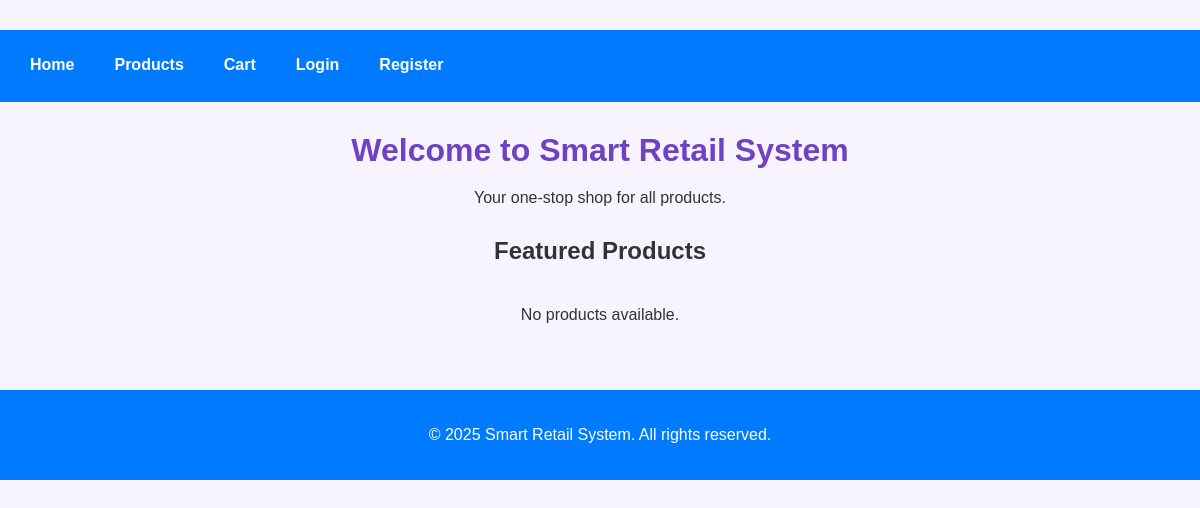
/srs-web/public/index.php, run on an earlier commit of the app's database.
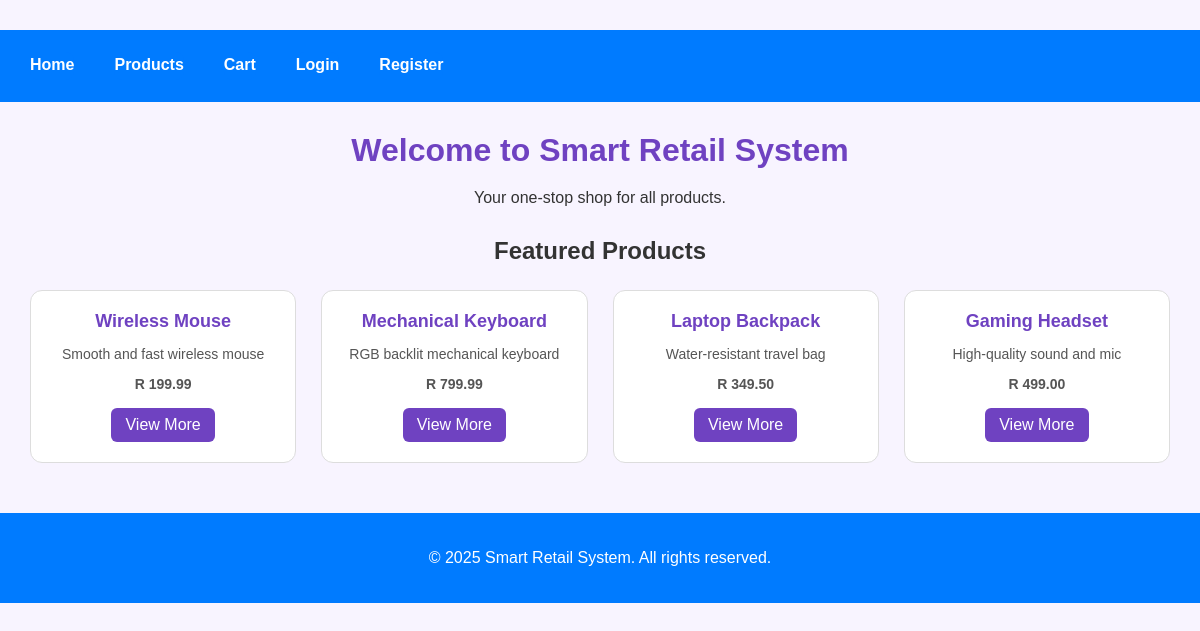
And on a later commit of the database.
### tables this page shows
CREATE TABLE products (
    product_id INT AUTO_INCREMENT PRIMARY KEY,
    name VARCHAR(100) NOT NULL,
    description TEXT,
    price DECIMAL(10,2) NOT NULL,
    stock_quantity INT DEFAULT 0,
    image_url VARCHAR(255),
    created_at TIMESTAMP DEFAULT CURRENT_TIMESTAMP
);

### srs-web/public/index.php (the view, shortened to what this page needs)
<?php
include __DIR__ . "/../includes/db.php";
?>
<!DOCTYPE html>
<html lang="en">
<head>
    <link rel="stylesheet" href="../assets/css/styles.css">
</head>
<body>
    <?php include __DIR__ . "/../includes/header.php"; ?>
    <div class="container">
        <h1>Welcome to Smart Retail System</h1>
        <p>Your one-stop shop for all products.</p>
        <h2>Featured Products</h2>
        <div class="products">
            <?php
            $sql = "SELECT * FROM products LIMIT 4";
            $result = $conn->query($sql);
            if ($result && $result->num_rows > 0) {
                while ($row = $result->fetch_assoc()) {
                    echo "<div class='product'>";
                    echo "<h3>" . htmlspecialchars($row['name']) . "</h3>";
                    echo "<p>" . htmlspecialchars($row['description']) . "</p>";
                    echo "<p><strong>R " . number_format($row['price'], 2) . "</strong></p>";
                    echo "<a href='products.php'>View More</a>";
                    echo "</div>";
                }
            } else {
                echo "<p>No products available.</p>";
            }
            ?>
        </div>
    </div>
    <?php include __DIR__ . "/../includes/footer.php"; ?>
</body>
</html>

### srs-web/includes/header.php (shortened to what this page needs)
<!DOCTYPE html>
<html lang="en">
<head>
    <link rel="stylesheet" href="../assets/css/styles.css">
</head>
<body>
<nav class="navbar">
    <a href="<?php echo BASE_URL; ?>index.php">Home</a>
    <a href="<?php echo BASE_URL; ?>products.php">Products</a>
    <a href="<?php echo BASE_URL; ?>cart.php" class="cart-link">
        Cart
    </a>
    <a href="<?php echo BASE_URL; ?>admin/login.php">Login</a>
    <a href="<?php echo BASE_URL; ?>register.php">Register</a>
</nav>
</body>
</html>

### srs-web/includes/footer.php
<?php
$year = date("Y");
?>
<footer style="background:#007bff; color:white; padding:20px; text-align:center; margin-top:50px;">
    <p>&copy; <?php echo $year; ?> Smart Retail System. All rights reserved.</p>
</footer>

### srs-web/assets/css/styles.css (style rules this page uses)
body { font-family: Arial, sans-serif; background: #f8f4ff; margin: 0; padding: 0; color: #333; }
.container { width: 85%; margin: 40px auto; text-align: center; }
h1 { color: #6f42c1; text-align: center; margin-bottom: 15px; }
h2 { color: #5a379f; margin-top: 30px; }
h3 { margin: 10px 0; font-size: 18px; color: #444; }
.products { display: grid; grid-template-columns: repeat(auto-fit, minmax(220px, 1fr)); gap: 25px; margin-top: 25px; }
.product { background: #fff; padding: 20px; border: 1px solid #ddd; border-radius: 12px; text-align: center; transition: transform 0.2s ease, box-shadow 0.2s ease; }
.product h3 { margin: 0 0 10px; color: #6f42c1; }
.product p { color: #555; font-size: 14px; margin-bottom: 8px; }
.product a { display: inline-block; background: #6f42c1; color: white; text-decoration: none; padding: 8px 14px; border-radius: 6px; transition: background 0.2s ease; margin-top: 8px; }
.container h1 { text-align: center; color: #6f42c1; margin-bottom: 20px; }
.container { width: 90%; margin: 30px auto; }
h1 { color: #333; margin-bottom: 10px; }
nav { margin-top: 30px; text-align: center; }
nav a { display: inline-block; margin: 10px; padding: 12px 22px; background: #007bff; color: white; text-decoration: none; border-radius: 8px; font-weight: 500; transition: background 0.3s ease, transform 0.2s ease; }
h1 { color: #333; margin-bottom: 20px; }
.container { width: 95%; margin: 30px auto; }
h1, h2 { color: #333; margin-bottom: 20px; }
.navbar { background-color: #007bff; padding: 12px 20px; display: flex; gap: 20px; align-items: center; font-family: Arial, sans-serif; }
.navbar a { color: white; text-decoration: none; font-weight: bold; position: relative; padding: 4px 0; transition: color 0.3s, border-bottom 0.3s; border-bottom: 2px solid transparent; }

What changed in the data, as far as the page shows it:
added products: name "Wireless Mouse", description "Smooth and fast wireless mouse", price "199.99"
added products: name "Mechanical Keyboard", description "RGB backlit mechanical keyboard", price "799.99"
added products: name "Laptop Backpack", description "Water-resistant travel bag", price "349.50"
added products: name "Gaming Headset", description "High-quality sound and mic", price "499.00"
Also different on the page:
text no longer shown: "No products available."
